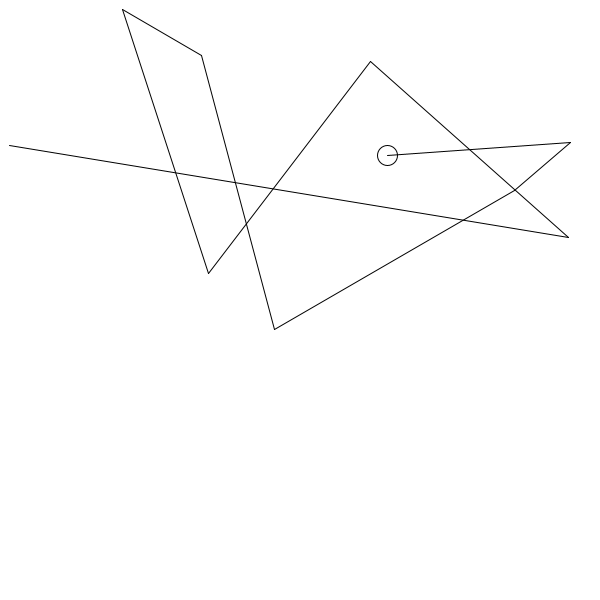
Frame 1 (no input)
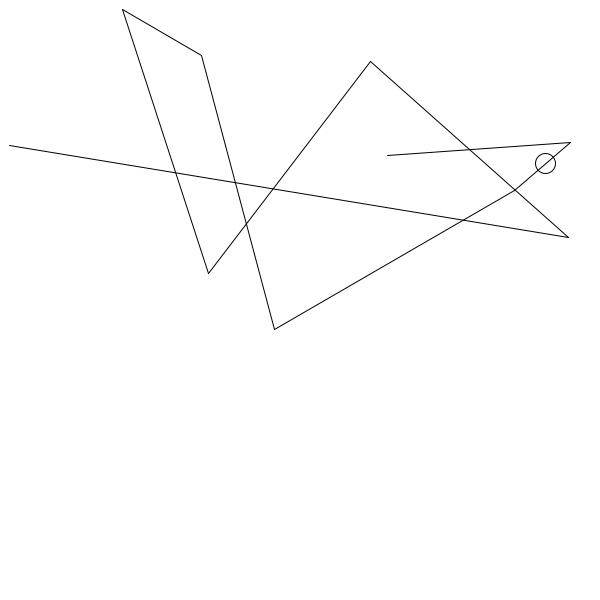
Frame 60 (the mouse pressed at the canvas centre just before this capture)
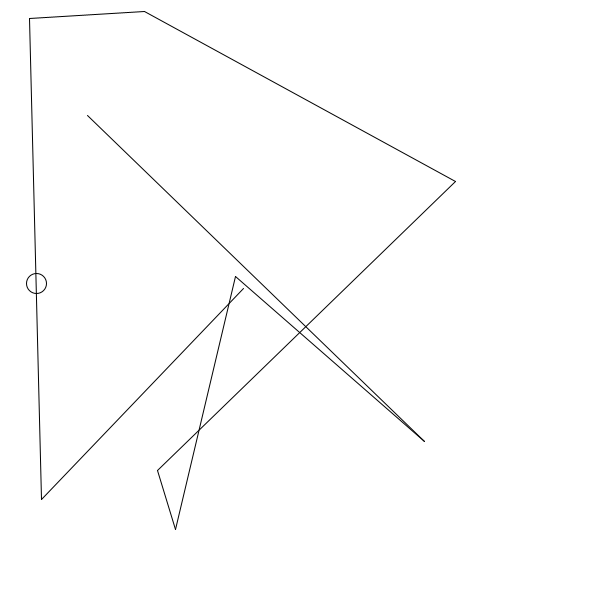
Frame 120 (the mouse held since frame 60 and released just before this capture)

The Processing sketch that drew these frames (run headless with seeded random() and noise(); from frame 60 on, the mouse is pressed at the canvas centre):

// Processing sketch: Point_Along_Path
// ── Point_Along_Path.pde
PVector[] p = new PVector[10];
float t;
int curr;

void setup() {
  size(600, 600);
  noFill();
  for (int i = 0; i < p.length; i++) p[i] = new PVector();
  reset();
}

void draw() {
  background(255);
  for (int i = 0; i < p.length-1; i++) {
    line(p[i].x, p[i].y, p[i+1].x, p[i+1].y);
  }

  float tx = p[curr].x+t*(p[curr+1].x-p[curr].x);
  float ty = p[curr].y+t*(p[curr+1].y-p[curr].y);
  ellipse(tx, ty, 20, 20);

  if (t < 1.0) {
    t += 0.025;
    if (t > 1.0) {
      t = 0.0;
      if (curr < p.length-2) curr++;
      else t = 1.0;
    }
  }
}

void mousePressed() {
  reset();
}

void reset() {
  for (int i = 0; i < p.length; i++) {
    p[i].x = random(width);
    p[i].y = random(height);
  }
  t = 0.0;
  curr = 0;
}
